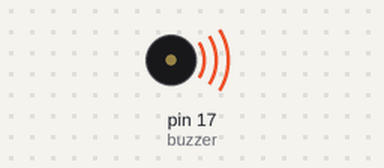
A sketch run on a simulated Arduino Uno, built with avr-gcc and run on an emulated ATmega328P. Shown: buzzer (waves = sounding).

Above: at 0.1 s.
At 2.1 s:
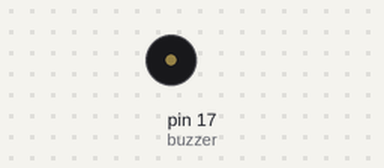
Timing chart, 0 to 3.6 s (numbered marks = the images above):
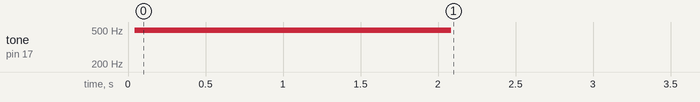

Measured:
- by itself, tone on pin 17 (buzzer): silent → 495 Hz at 0.04 s, → silent 2.0 s later

The sketch:

buzzer.ino
```cpp
const int buzzer = 17;
int howMany = 1000;

void setup() {
  pinMode(buzzer, OUTPUT);
}

void loop() {
  if(howMany>0) {
    howMany--;

    digitalWrite(buzzer, HIGH);
    delay(1);
    digitalWrite(buzzer, LOW);
    delay(1);

  }
}
```
